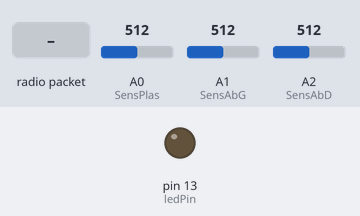
The sketch below on a simulated Arduino Uno, built with avr-gcc and run on an emulated ATmega328P. Parts: output pins drawn as LEDs (lit = HIGH). Inputs (shaded band) come from the test bench; at power-on: A0 (SensPlas) = 512, A1 (SensAbG) = 512, A2 (SensAbD) = 512. No radio packets arrive unless stated; what the sketch prints to the serial monitor is not drawn.

Above: at 1.2 s.
1.3 s: radio packet "5" arrives
Timing chart, 0 to 4.3 s (numbered marks = the images above; inputs shaded):
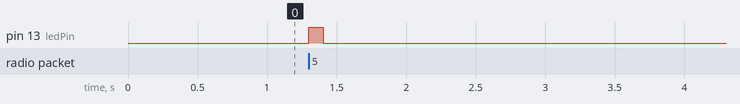

Measured:
- after the input at 1.3 s, pin 13 (ledPin): LOW → HIGH at once, → LOW 0.11 s later

The sketch:

armure0.4.ino
```cpp
#include <VirtualWire.h> // inclusion de la librairie VirtualWire

const int ledPin = 13;      // led connected to digital pin 13
const int SensPlas = A0; // the piezo is connected to analog pin 0
const int SensAbG = A1;
const int SensAbD = A2;
const int thresPlas = 40;  // threshold value to decide when the detected sound is a knock or not
const int thresAbG = 40;
const int thresAbD = 40;
const int thresSw = 40;
int coupRecu ; //char ?


bool FlagPlas = HIGH ;
bool FlagAbG = HIGH ;
bool FlagAbD = HIGH ;
bool FlagSw = HIGH ;
bool FlagCoup = LOW ;


unsigned long temps ;

unsigned long GatePlas = 0 ;
unsigned long GateAbG = 0 ;
unsigned long GateAbD = 0 ;
unsigned long GateSw = 0 ;
unsigned long GateCoup = 0 ;

unsigned long CoolPlas = 200 ;
unsigned long CoolAbG = 200 ;
unsigned long CoolAbD = 200 ;
unsigned long CoolSw = 50 ;
unsigned long CoolCoup = 100 ;

int puissPlas ;
int puissAbG ;
int puissAbD ;
int puissSw ;

int sensorReadPlas = 0;
int sensorReadAbG = 0;
int sensorReadAbD = 0;
int sensorReadSw = 0;

int OldsensorReadPlas = 0;
int OldsensorReadAbG = 0;
int OldsensorReadAbD = 0;
int OldsensorReadSw = 0;

int ledState = LOW;

int message;
uint8_t buf[VW_MAX_MESSAGE_LEN]; // Tableau qui va contenir le message reçu (de taille maximum VW_MAX_MESSAGE_LEN)
uint8_t buflen = VW_MAX_MESSAGE_LEN; // Taille maximum de notre tableau
    int vie = 100;


void setup() {
  pinMode(ledPin, OUTPUT); // declare the ledPin as as OUTPUT
  Serial.begin(9600);       // use the serial port
  vw_setup(2000); // initialisation de la librairie VirtualWire à 2000 bauds (note: je n'utilise pas la broche PTT)
  vw_rx_start();  // Activation de la partie réception de la librairie VirtualWire
}


void loop() {
  temps  = millis() ;

       //if (vw_wait_rx_max(200)) // Si un message est reçu dans les 200ms qui viennent
        //{
            if (vw_get_message(buf, &buflen)) // On copie le message, qu'il soit corrompu ou non
            {
                //Serial.print("RX : ");
                for (byte i = 0; i < buflen; i++) // Si il n'est pas corrompu on l'affiche via Serial
                message = int(buf[i]- '0');
                //Serial.print(message);   //Conversion ASCII des chiffres 0-9
                //Serial.print(buf);   //Conversion ASCII
                 {


                 }
                 //Serial.println("");
                }

           //  if (message != 0) {Serial.println("Ok.");}
        /*    vie = actions(message);
            Serial.print("Vie : ");
            Serial.println(vie);*/
        //}


  if (message != 0) {
  FlagCoup = HIGH;
  GateCoup = temps + CoolCoup;
  digitalWrite(ledPin, HIGH);
  Serial.println("Coup !");
  message = 0;
  }

  if (GateCoup < temps) {
    FlagCoup = LOW ;
    digitalWrite(ledPin, LOW);
  }

//FlagCoup = HIGH ;   //  Pour simuler l'épée


  ////////////////////////////////////////////////////////////////////////////////////////
  ////////////////////////////Arme///A3///////////////////////////////////////////////////
  ////////////////////////////////////////////////////////////////////////////////////////
  ////////////////////////////////////////////////////////////////////////////////////////

  /*

    if(analogRead(SensSw) != 0) {sensorReadSw = analogRead(SensSw);}


    if (sensorReadSw >= thresSw && FlagSw == HIGH) {
      Serial.print("Epee ");
      Serial.println(sensorReadSw);
      FlagSw = LOW ;
      GateSw = temps + CoolSw ;
    }

    if (GateSw < temps) {FlagSw = HIGH ;}
  */

  ////////////////////////////////////////////////////////////////////////////////////////
  ////////////////////////////Torse/////A0////////////////////////////////////////////////
  ////////////////////////////////////////////////////////////////////////////////////////
  ////////////////////////////////////////////////////////////////////////////////////////

  sensorReadPlas = analogRead(SensPlas);

  if (sensorReadPlas >= thresPlas && temps > GatePlas)   {  FlagPlas = HIGH;  }

  if (FlagPlas == HIGH && FlagCoup == HIGH) {
    Serial.print("Avant-bras Plastron ");
    Serial.println(sensorReadPlas);

   GatePlas = temps + CoolPlas ;

  }
FlagPlas = LOW;

  ////////////////////////////////////////////////////////////////////////////////////////
  /////////////////////////////////Avant-bras Gauche//A1//////////////////////////////////
  ////////////////////////////////////////////////////////////////////////////////////////
  ////////////////////////////////////////////////////////////////////////////////////////


  sensorReadAbG = analogRead(SensAbG);

  if (sensorReadAbG >= thresAbG && temps > GateAbG)   {  FlagAbG = HIGH;  }

  if (FlagAbG == HIGH && FlagCoup == HIGH) { //&& FlagCoup == HIGH
    Serial.print("Avant-bras Gauche ");
    Serial.println(sensorReadAbG);

   GateAbG = temps + CoolAbG ;

  }

FlagAbG = LOW;

  ////////////////////////////////////////////////////////////////////////////////////////
  ////////////////////////////Avant-bras droit//A2///////////////////////////////////////
  ////////////////////////////////////////////////////////////////////////////////////////
  ////////////////////////////////////////////////////////////////////////////////////////


  sensorReadAbD = analogRead(SensAbD);

  if (sensorReadAbD >= thresAbD )   {  GateAbD = temps + CoolAbD ;


  if (GateAbD > temps) {FlagAbD = HIGH;}
  else {FlagAbD = LOW;}

}

  if (FlagAbD == HIGH && FlagCoup == HIGH) { //&& FlagCoup == HIGH
    Serial.print("Avant-bras Droit ");
    Serial.println(sensorReadAbD);

   //GateAbD = temps + CoolAbD ;
   FlagAbD = LOW;

  }
}
```
